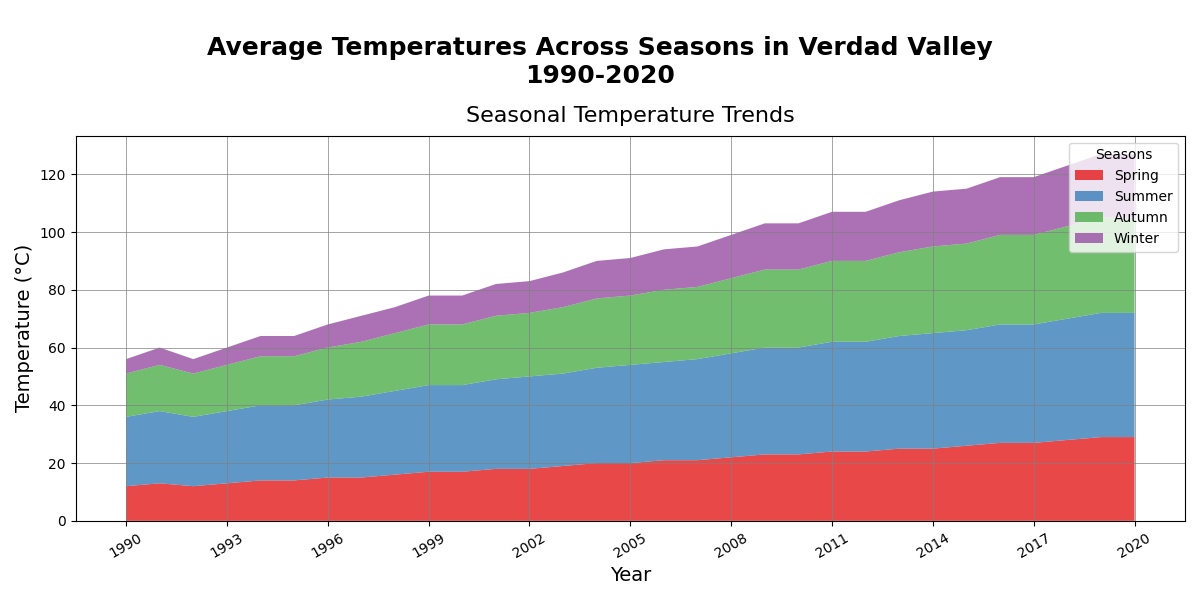

This chart was generated by the following Python code:
import matplotlib.pyplot as plt
import numpy as np

years = np.arange(1990, 2021)

spring_temps = [12, 13, 12, 13, 14, 14, 15, 15, 16, 17, 17, 18, 18, 19, 20, 20, 21, 21, 22, 23, 23, 24, 24, 25, 25, 26, 27, 27, 28, 29, 29]
summer_temps = [24, 25, 24, 25, 26, 26, 27, 28, 29, 30, 30, 31, 32, 32, 33, 34, 34, 35, 36, 37, 37, 38, 38, 39, 40, 40, 41, 41, 42, 43, 43]
autumn_temps = [15, 16, 15, 16, 17, 17, 18, 19, 20, 21, 21, 22, 22, 23, 24, 24, 25, 25, 26, 27, 27, 28, 28, 29, 30, 30, 31, 31, 32, 33, 33]
winter_temps = [5, 6, 5, 6, 7, 7, 8, 9, 9, 10, 10, 11, 11, 12, 13, 13, 14, 14, 15, 16, 16, 17, 17, 18, 19, 19, 20, 20, 21, 22, 22]

fig, ax = plt.subplots(figsize=(12, 6))
fig.suptitle('Average Temperatures Across Seasons in Verdad Valley\n1990-2020', fontsize=18, fontweight='bold', y=0.94)

ax.stackplot(years, spring_temps, summer_temps, autumn_temps, winter_temps,
             labels=['Spring', 'Summer', 'Autumn', 'Winter'],
             colors=['#e41a1c', '#377eb8', '#4daf4a', '#984ea3'], alpha=0.8)
ax.set_title('Seasonal Temperature Trends', fontsize=16, pad=10)
ax.set_xlabel('Year', fontsize=14)
ax.set_ylabel('Temperature (°C)', fontsize=14)
ax.legend(loc='upper right', title='Seasons', fontsize=10)
ax.grid(True, linestyle='-', color='gray', linewidth=0.5)
ax.set_xticks(years[::3])
ax.set_xticklabels(years[::3], rotation=30, fontsize=10)

plt.tight_layout(rect=[0, 0, 1, 0.96])
plt.show()
